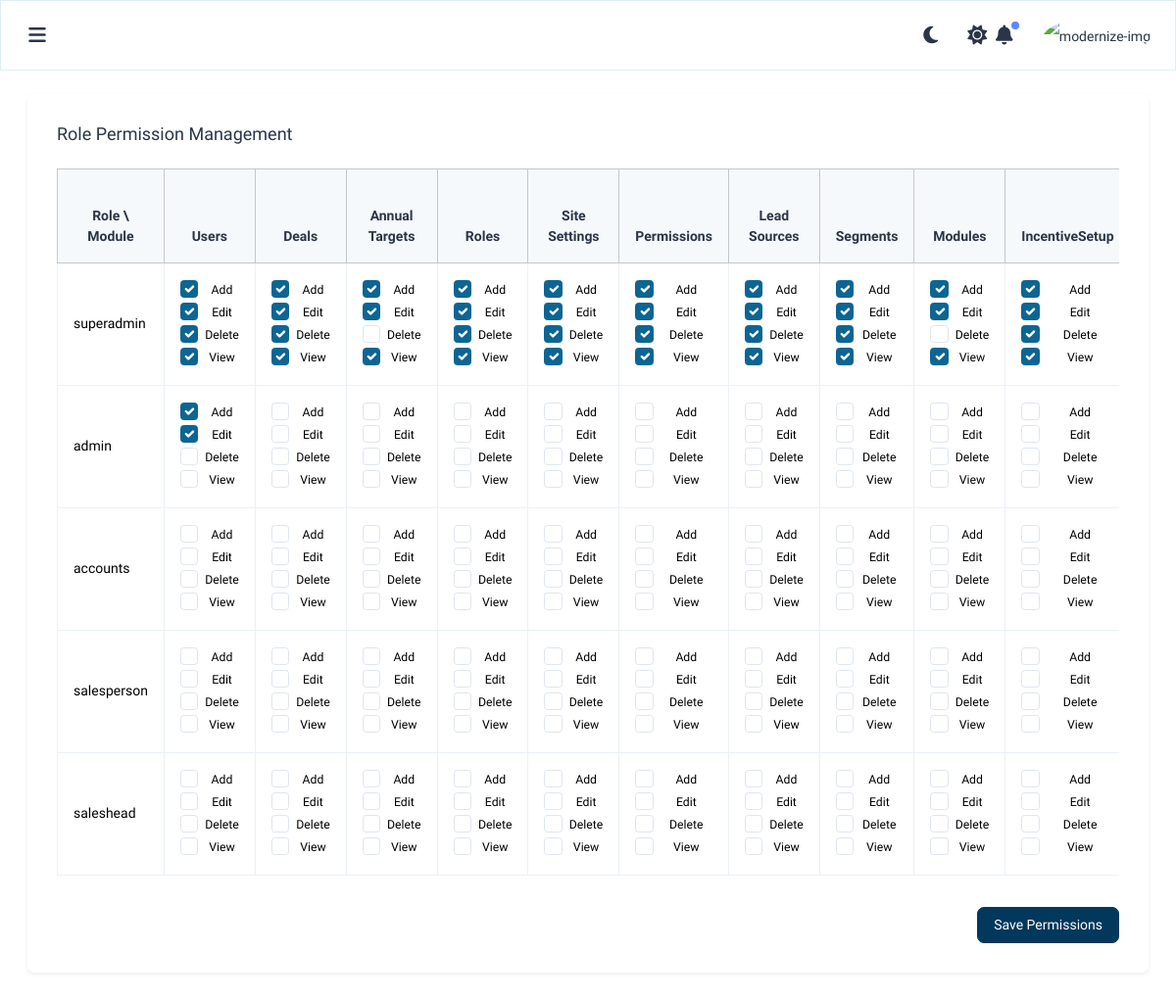
The page /permission/ on the database its author committed.
### incentives/models.py (models this page shows, shortened)
class AuditMixin(models.Model):
    created_by = models.CharField(max_length=100, null=True, blank=True)
    updated_by = models.CharField(max_length=100, null=True, blank=True)
    created_at = models.DateTimeField(default=timezone.now)
    updated_at = models.DateTimeField(auto_now=True)
    class Meta:
        abstract = True

class Module(AuditMixin):
    module = models.CharField(max_length=100, unique=True)

class Role(AuditMixin):
    name = models.CharField(max_length=50, unique=True)
    is_selectable = models.BooleanField(default=True)  # Hide 'superadmin' from UI

### incentives/views.py (the view, shortened to what this page needs)
# urls.py: path('permission/', views.permission, name='permission'),
def permission(request):
    roles = Role.objects.all()
    modules = Module.objects.all()
    permissions = Permission.objects.all()
    permission_matrix = {}
    for permission in permissions:
        permission_matrix.setdefault(permission.role_id, {})[permission.module_id] = {
            'can_add': permission.can_add,
            'can_edit': permission.can_edit,
            'can_delete': permission.can_delete,
            'can_view': permission.can_view,
        }
    return render(request, 'owner/settings/permissions.html', {
        'roles': roles,
        'modules': modules,
        'permission_matrix': permission_matrix,
    })

### incentives/templatetags/custom_filters.py (called while the page is built)
@register.filter
def get_item(dictionary, key):
    if isinstance(dictionary, dict):
        return dictionary.get(key)
    return None

### incentives/templatetags/permissions_tags.py (called while the page is built)
@register.filter
def has_any_permission(permissions, value):
    try:
        module, action = [s.strip() for s in value.split(",")]
        return permissions.get((module, action), False)
    except ValueError:
        return False

### incentives/templates/owner/settings/permissions.html (shortened to what this page needs)
{% extends 'layouts/layout.html' %}
{% load static %}  {% load permissions_tags %}
{% load form_filters %}
{% load custom_filters %}
{% block content %}
<div class="card shadow-sm mb-4">
  <div class="card-body">
    <h4 class="card-title mb-4">Role Permission Management</h4>
    <form method="post">
      <div class="table-responsive">
        <table class="table table-bordered align-middle text-center">
          <thead class="table-light">
            <tr>
              <th>Role \ Module</th>
              {% for module in modules %}
              <th>{{ module.module }}</th>
              {% endfor %}
            </tr>
          </thead>
          <tbody>
            {% for role in roles %}
            <tr>
              <td class="text-start fw-bold">{{ role.name }}</td>
              {% for module in modules %}
              <td>
                {% with perms=permission_matrix|get_item:role.id|get_item:module.id %}
                  <div class="form-check">
                    <input type="checkbox" class="form-check-input" name="permissions_{{ role.id }}_{{ module.id }}_add"
                      {% if perms and perms.can_add %}checked{% endif %}>
                    <label class="form-check-label small">Add</label>
                  </div>
                  <div class="form-check">
                    <input type="checkbox" class="form-check-input" name="permissions_{{ role.id }}_{{ module.id }}_edit"
                      {% if perms and perms.can_edit %}checked{% endif %}>
                    <label class="form-check-label small">Edit</label>
                  </div>
                  <div class="form-check">
                    <input type="checkbox" class="form-check-input" name="permissions_{{ role.id }}_{{ module.id }}_delete"
                      {% if perms and perms.can_delete %}checked{% endif %}>
                    <label class="form-check-label small">Delete</label>
                  </div>
                  <div class="form-check">
                    <input type="checkbox" class="form-check-input" name="permissions_{{ role.id }}_{{ module.id }}_view"
                      {% if perms and perms.can_view %}checked{% endif %}>
                    <label class="form-check-label small">View</label>
                  </div>
                {% endwith %}
              </td>
              {% endfor %}
            </tr>
            {% endfor %}
          </tbody>
        </table>
      </div>
      <div class="text-end mt-3">
        <button type="submit" class="btn btn-custom">Save Permissions</button>
      </div>
    </form>
  </div>
</div>
{% endblock %}

### incentives/static/css/main.css (style rules this page uses)
:root { --theme-color: #02385c; --secondary-color:#017d91; --text-color: #ffffffba; --shadow-color:#017d911f; }
.btn-custom { --bs-btn-color: #fff; --bs-btn-bg: var(--theme-color); --bs-btn-border-color: var(--theme-color); --bs-btn-hover-color: #fff; --bs-btn-hover-bg: var(--theme-color); --bs-btn-hover-border-color: var(--theme-color); --bs-btn-focus-shadow-rgb: 255, 186, 65; --bs-btn-active-color: #fff; --bs-btn-active-bg: var(--theme-color); --bs-btn-active-border-color: var(--theme-color); --bs-btn-active-shadow: inset 0 3px 5px rgba(0, 0, 0, 0.125); --bs-btn-disabled-color: #fff; --bs-btn-disabled-bg: var(--theme-color); --bs-btn-disabled-border-color: var(--theme-color); }

### rows shown on the page
Module: module "Users"
Module: module "Deals"
Module: module "Annual Targets"
Module: module "Roles"
Module: module "Site Settings"
Module: module "Permissions"
Module: module "Lead Sources"
Module: module "Segments"
Module: module "Modules"
Module: module "IncentiveSetup"
Role: name "superadmin"
Role: name "admin"
Role: name "accounts"
Role: name "salesperson"
Role: name "saleshead"
